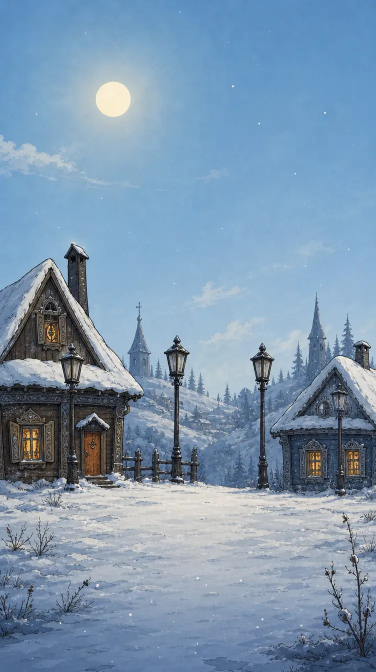
#> input picture assets/bg/bg_stage1_town_day.webp, 752 x 1344 px, given in place of en_11_fight.jpg, which was not available (shown at 1/2 size)
$ python promo_shots.py ../../assets/bg/bg_stage1_town_day.webp ../../assets/bg/bg_stage1_town_mid.webp
#> lines starting #> are read from the running program, lines starting #| are printed output that depends on the picture; after the words box and inside, x2 and y2 are one past the last pixel; in counts of white or black regions, pixels touching at a corner belong together
#!/usr/bin/env python3
"""Оформленные снимки для страницы в магазине: экран игры в золотой рамке, герой и заголовок.

  python3 -I tools/store/promo_shots.py SHOTS OUT [lang ...]

SHOTS — папка со снимками из ветки ci-screens (store/<lang>_<экран>.jpg, 1290×2580),
OUT — куда класть результат (OUT/<lang>/NN_<экран>.jpg, 1440×2560, ровно 9:16).
"""
import os, sys
from PIL import Image, ImageDraw, ImageFilter, ImageFont, ImageEnhance

ROOT = os.path.join(os.path.dirname(os.path.abspath(__file__)), '..', '..')
FONTS = os.path.join(ROOT, 'unity', 'Assets', 'Fitil', 'Resources', 'Fonts')
W, H = 1440, 2560

# экран, фон, герой, сторона героя, заголовок и подпись по языкам
SHOTS = [
    ('11_fight', 'bg_stage1_town_mid', 'lamp', 'r', {
        'en': ('Outplay the Night', 'Enemies show their plans. Answer with cards'),
        'ru': ('Перехитри ночь', 'Враг показывает замысел. Ответь картами'),
        'uk': ('Перехитруй ніч', 'Ворог показує задум. Відповідай картами')}),
    ('01_heroes', 'bg_stage1_town_sunset', 'guard', 'l', {
        'en': ('Eight Heroes', 'Each with their own cards and story'),
        'ru': ('Восемь героев', 'У каждого свои карты и своя история'),
        'uk': ('Вісім героїв', 'У кожного свої карти і своя історія')}),
    ('10_map', 'bg_stage2_outskirts_start', 'courier', 'r', {
        'en': ('Choose Your Road', 'Battles, meetings and shops at every fork'),
        'ru': ('Выбери дорогу', 'Бои, встречи и лавки на каждой развилке'),
        'uk': ('Обери дорогу', 'Бої, зустрічі та крамниці на кожній розвилці')}),
    ('20_boss_fight', 'bg_stage2_outskirts_night', 'stoker', 'l', {
        'en': ('Face the Bosses', 'The masters of the night are waiting'),
        'ru': ('Одолей боссов', 'Хозяева ночи уже ждут'),
        'uk': ('Здолай босів', 'Господарі ночі вже чекають')}),
    ('19_reward', 'bg_stage1_town_day', 'baker', 'r', {
        'en': ('Build Your Deck', '113 cards and 71 talismans'),
        'ru': ('Собери колоду', '113 карт и 71 талисман'),
        'uk': ('Збери колоду', '113 карт і 71 талісман')}),
    ('15_event', 'bg_final_house', 'herbalist', 'l', {
        'en': ('Every Choice Counts', 'Each hero meets the road in their own way'),
        'ru': ('Каждый выбор важен', 'Каждый герой проходит путь по-своему'),
        'uk': ('Кожен вибір важить', 'Кожен герой проходить шлях по-своєму')}),
    ('16_shop', 'bg_stage2_outskirts_mid', 'grinder', 'r', {
        'en': ('Trade and Upgrade', 'Buy cards, sharpen them, drop the weak ones'),
        'ru': ('Торгуйся и улучшай', 'Покупай карты, точи их, убирай слабые'),
        'uk': ('Торгуй і покращуй', 'Купуй карти, гостри їх, прибирай слабкі')}),
    ('00_title', 'bg_title', 'shepherd', 'l', {
        'en': ('A Postal Fairy Tale', 'Deliver the last letter before the light goes out'),
        'ru': ('Почтовая сказка', 'Донеси последнее письмо, пока не погас свет'),
        'uk': ('Поштова казка', 'Донеси останній лист, доки не згасло світло')}),
]

GOLD, GOLD_DARK, CREAM, INK = (214, 170, 82), (92, 62, 22), (255, 240, 205), (14, 12, 28)


def fit(draw, text, path, size, width):
    while size > 40:
        f = ImageFont.truetype(path, size)
        if draw.textlength(text, font=f) <= width:
            return f
        size -= 4
    return ImageFont.truetype(path, size)


def build(shots_dir, out_dir, lang):
#> called with shots_dir = '../../assets/bg/bg_stage1_town_day.webp', out_dir = '../../assets/bg/bg_stage1_town_mid.webp', lang = 'en'
    os.makedirs(os.path.join(out_dir, lang), exist_ok=True)
    for n, (screen, bgname, hero, side, text) in enumerate(SHOTS, 1):
        src = Image.open(os.path.join(shots_dir, '%s_%s.jpg' % (lang, screen))).convert('RGB')
#> src is the input picture: PIL image 752x1344 RGB; mean R, G, B 124.9, 150.5, 174.5
        x = (src.width - 1200) // 2
#> x = -224
        shot = src.crop((x, 0, x + 1200, src.height))
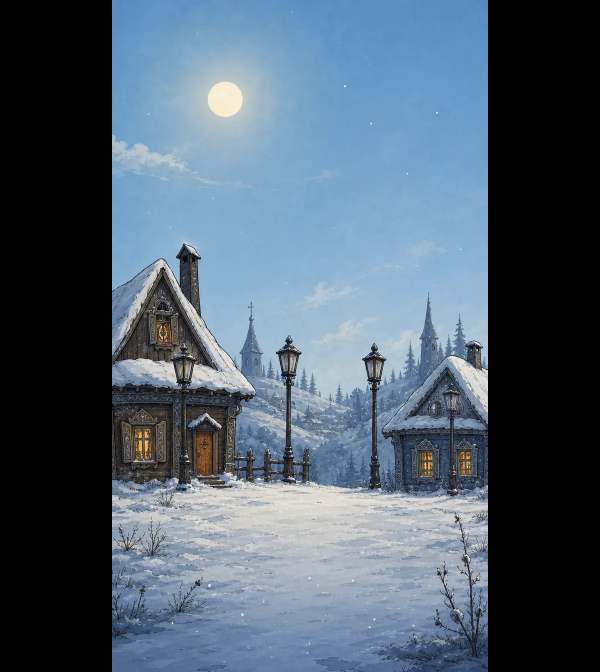
#> shot: PIL image 1200x1344 RGB (shown at 1/2 size); mean R, G, B 78.3, 94.3, 109.3
        sw = 930
        sh = round(shot.height * sw / shot.width)
#> sh = 1042
        shot = shot.resize((sw, sh), Image.LANCZOS)
#> shot: PIL image 930x1042 RGB

        bg = Image.open(os.path.join(ROOT, 'assets', 'bg', bgname + '.webp')).convert('RGB')
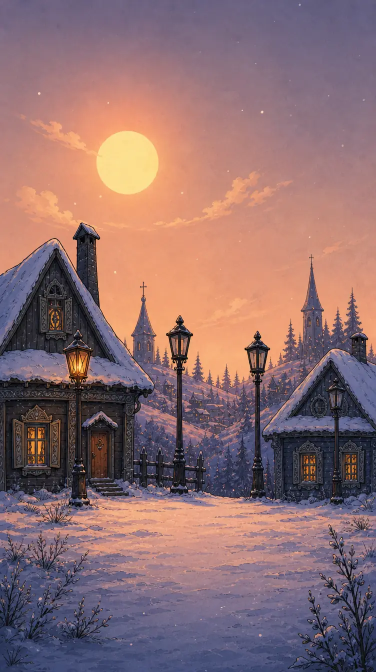
#> input picture assets/bg/bg_stage1_town_mid.webp, 752 x 1344 px (shown at 1/2 size)
#> bg is the input picture: PIL image 752x1344 RGB; mean R, G, B 140.4, 109.2, 111.2
        bg = bg.resize((W, round(bg.height * W / bg.width)), Image.LANCZOS).crop((0, 0, W, H))
#> bg: PIL image 1440x2560 RGB
        bg = ImageEnhance.Brightness(bg.filter(ImageFilter.GaussianBlur(14))).enhance(0.42)
        # низ темнее: там заголовок
        grad = Image.new('L', (1, H), 0)
        for y in range(H):
            grad.putpixel((0, y), int(255 * min(1, max(0, (y - 1500) / 800))))
        bg = Image.composite(Image.new('RGB', (W, H), INK), bg, grad.resize((W, H)))
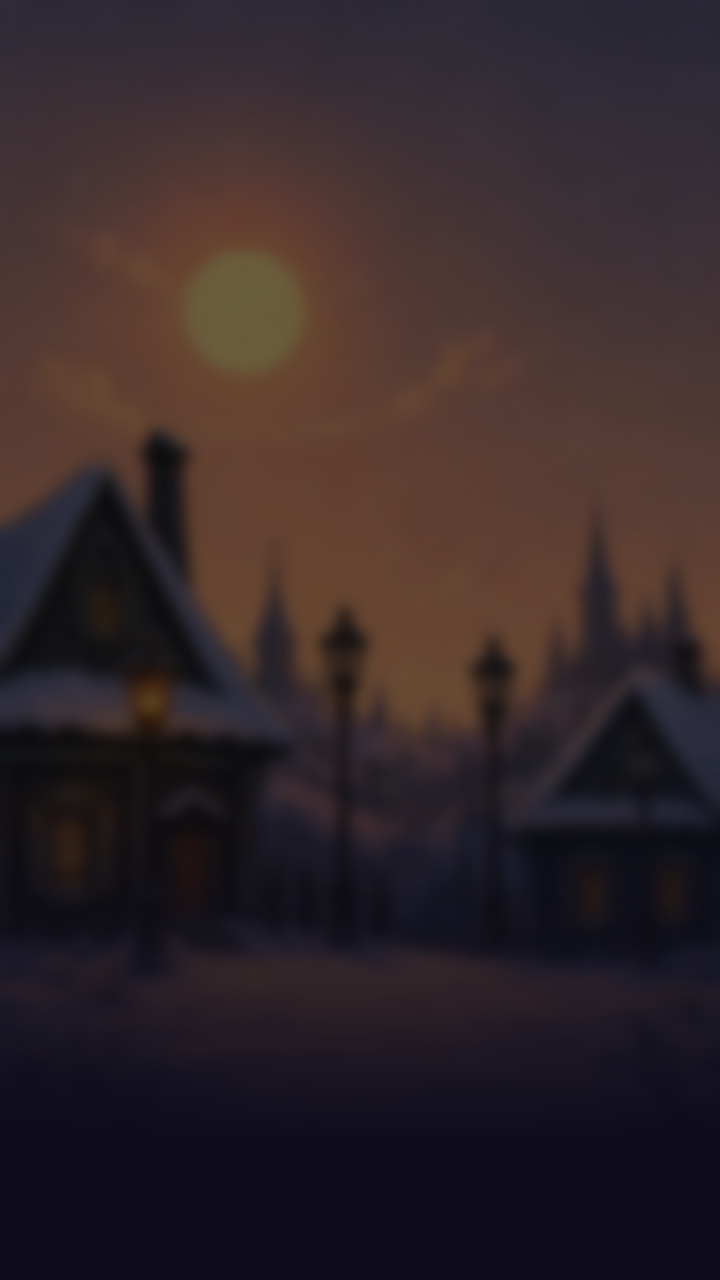
#> bg: PIL image 1440x2560 RGB (shown at 1/2 size); mean R, G, B 51, 38.6, 41.5
        out = bg.convert('RGBA')

        left, top, b, r = (W - sw) // 2, 70, 12, 44
        # тень и рамка
        shadow = Image.new('RGBA', (W, H), (0, 0, 0, 0))
#> shadow: PIL image 1440x2560 RGBA; every value is 0
        ImageDraw.Draw(shadow).rounded_rectangle((left - b, top - b + 18, left + sw + b, top + sh + b + 18), r + b, fill=(0, 0, 0, 190))
        out = Image.alpha_composite(out, shadow.filter(ImageFilter.GaussianBlur(26)))
        d = ImageDraw.Draw(out)
        d.rounded_rectangle((left - b - 4, top - b - 4, left + sw + b + 4, top + sh + b + 4), r + b + 4, fill=GOLD_DARK)
        d.rounded_rectangle((left - b, top - b, left + sw + b, top + sh + b), r + b, fill=GOLD)
        d.rounded_rectangle((left - 3, top - 3, left + sw + 3, top + sh + 3), r + 3, fill=GOLD_DARK)
        mask = Image.new('L', (sw, sh), 0)
#> mask: PIL image 930x1042 L; every value is 0
        ImageDraw.Draw(mask).rounded_rectangle((0, 0, sw - 1, sh - 1), r, fill=255)
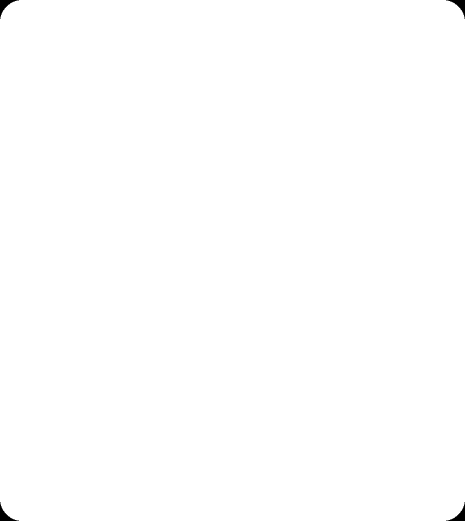
#> mask: PIL image 930x1042 L (shown at 1/2 size); 99.8% white; 4 black regions, box (x1, y1, x2, y2) and area: (0, 0, 38, 38) 427, (892, 0, 930, 38) 427, (0, 1004, 38, 1042) 427, (892, 1004, 930, 1042) 427
        out.paste(shot, (left, top), mask)

        # герой у нижнего угла рамки
        h = Image.open(os.path.join(ROOT, 'assets', 'h', hero + '.webp')).convert('RGBA')
        hh = 760
        h = h.resize((round(h.width * hh / h.height), hh), Image.LANCZOS)
#> h: PIL image 425x760 RGBA
        hx = W - h.width + 40 if side == 'r' else -40
#> hx = 1055
        hy = top + sh + 70 - hh
#> hy = 422
        hs = Image.new('RGBA', (W, H), (0, 0, 0, 0))
        blk = Image.new('RGBA', h.size, (0, 0, 0, 255)); blk.putalpha(h.split()[3].point(lambda p: int(p * 0.75)))
        hs.paste(blk, (hx + (-14 if side == 'r' else 14), hy + 16), blk)
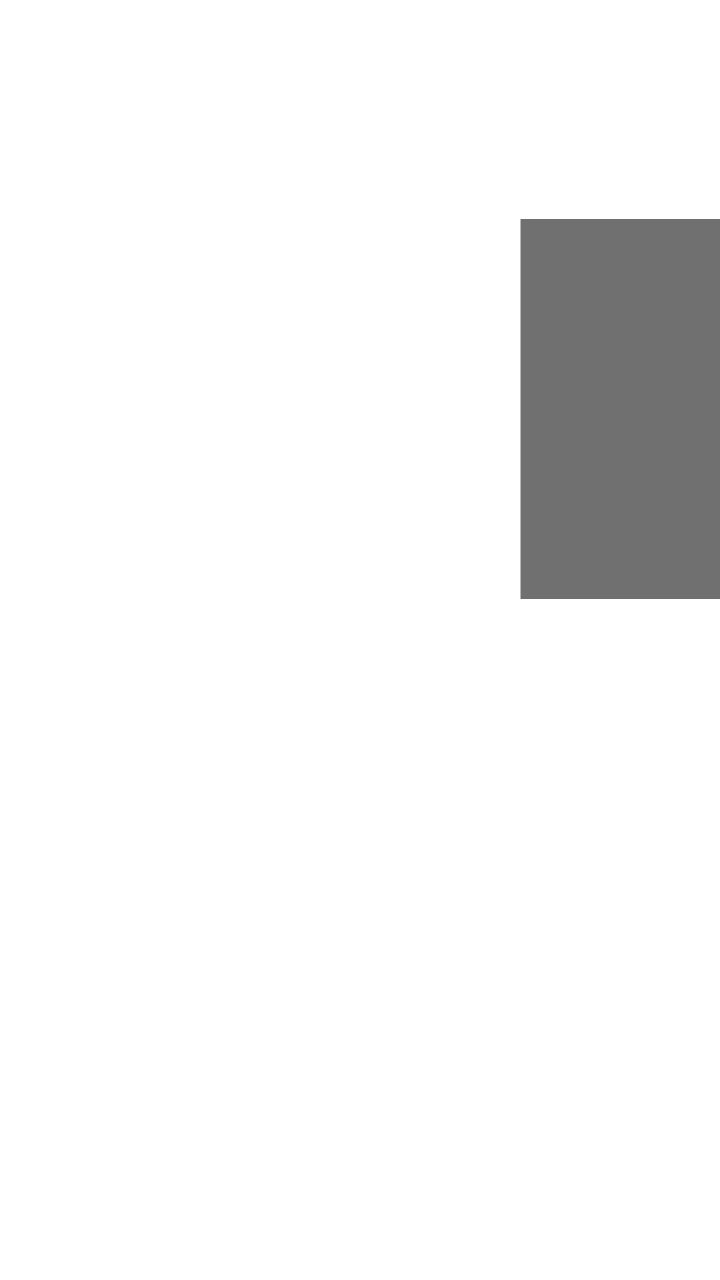
#> hs: PIL image 1440x2560 RGBA (shown at 1/2 size); mean R, G, B, A 0, 0, 0, 11.8; transparent parts drawn white
        out = Image.alpha_composite(out, hs.filter(ImageFilter.GaussianBlur(16)))
        out.paste(h, (hx, hy), h)
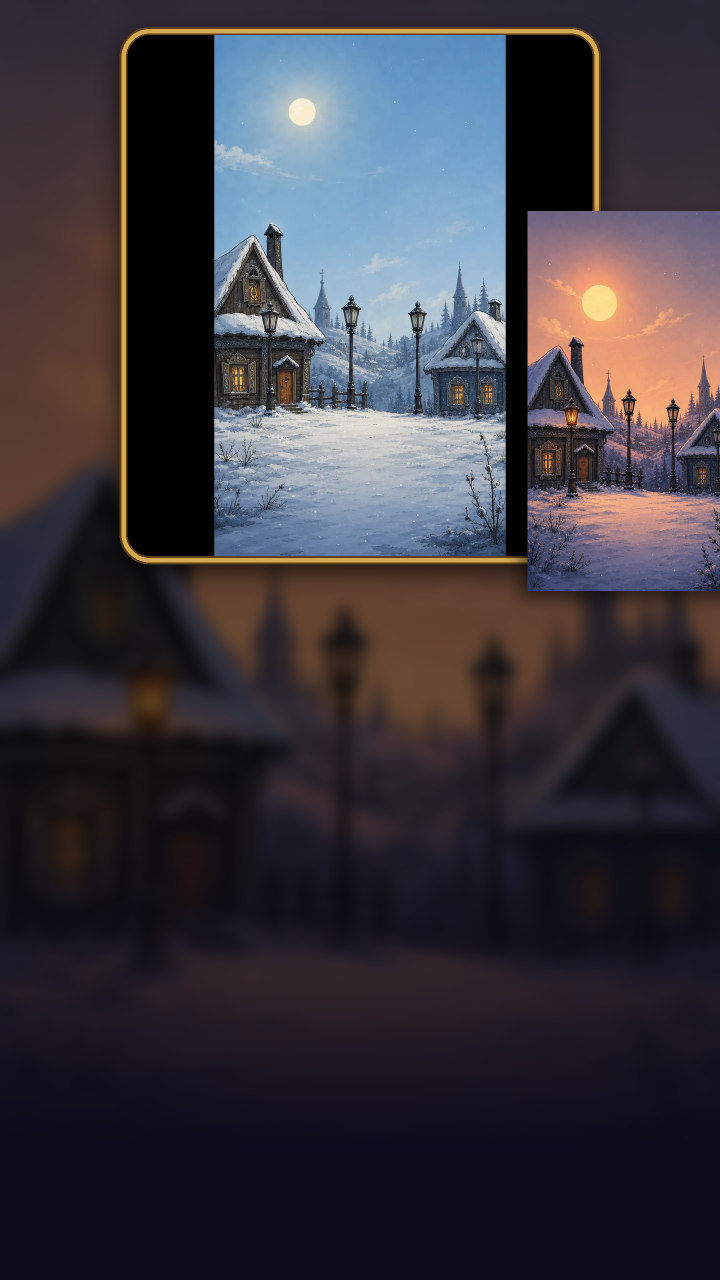
#> out: PIL image 1440x2560 RGBA (shown at 1/2 size); mean R, G, B, A 58.4, 54.7, 62.5, 255

        # заголовок и подпись
        d = ImageDraw.Draw(out)
        title, sub = text[lang]
        cy = top + sh + 70
#> cy = 1182
        tf = fit(d, title, os.path.join(FONTS, 'Kurale.ttf'), 168, W - 150)
        ty = cy + (H - cy) * 0.36
#> ty = 1678.1
        d.text((W / 2, ty), title, font=tf, fill=CREAM, anchor='mm', stroke_width=10, stroke_fill=GOLD_DARK)
        d.text((W / 2, ty), title, font=tf, fill=CREAM, anchor='mm', stroke_width=3, stroke_fill=INK)
        sf = fit(d, sub, os.path.join(FONTS, 'Neucha.ttf'), 70, W - 330)
        sy = cy + (H - cy) * 0.74
#> sy = 2201.7
        d.text((W / 2, sy), sub, font=sf, fill=(240, 214, 160), anchor='mm', stroke_width=3, stroke_fill=INK)
        tw = d.textlength(sub, font=sf)
#> tw = 1039.9
        for sgn in (-1, 1):
            ox = W / 2 + sgn * (tw / 2 + 46)
            d.line((ox, sy, ox + sgn * 70, sy), fill=GOLD, width=5)
            d.ellipse((ox + sgn * 70 - 9, sy - 9, ox + sgn * 70 + 9, sy + 9), fill=GOLD)
#> this loop made 2 passes
#> ox on passes 1 to 2: 154.1, 1285.9
        out.convert('RGB').save(os.path.join(out_dir, lang, '%02d_%s.jpg' % (n, screen.split('_', 1)[1])), quality=92)
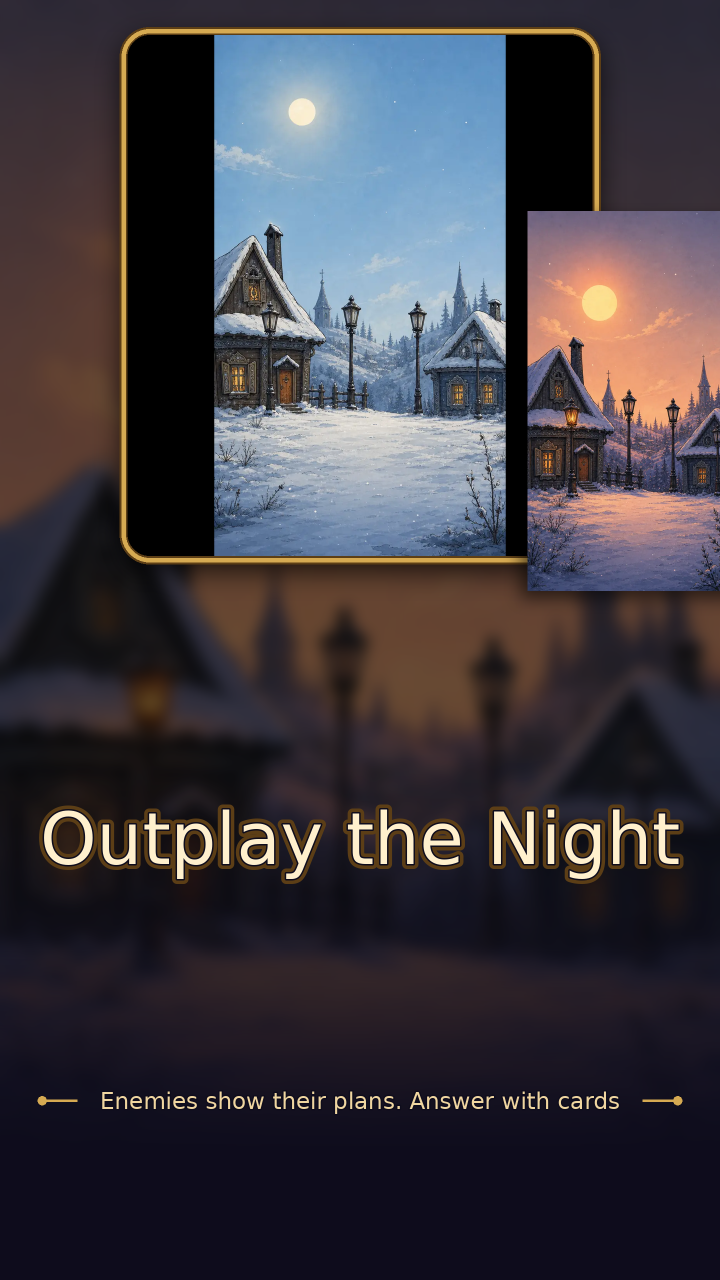
#> saved as 01_fight.jpg: PIL image 1440x2560 RGB (shown at 1/2 size); mean R, G, B 62.3, 58, 64.7


if __name__ == '__main__':
    for lang in sys.argv[3:] or ['en', 'ru', 'uk']:
#> (the run stopped early here; a loop or call above may not have finished)
